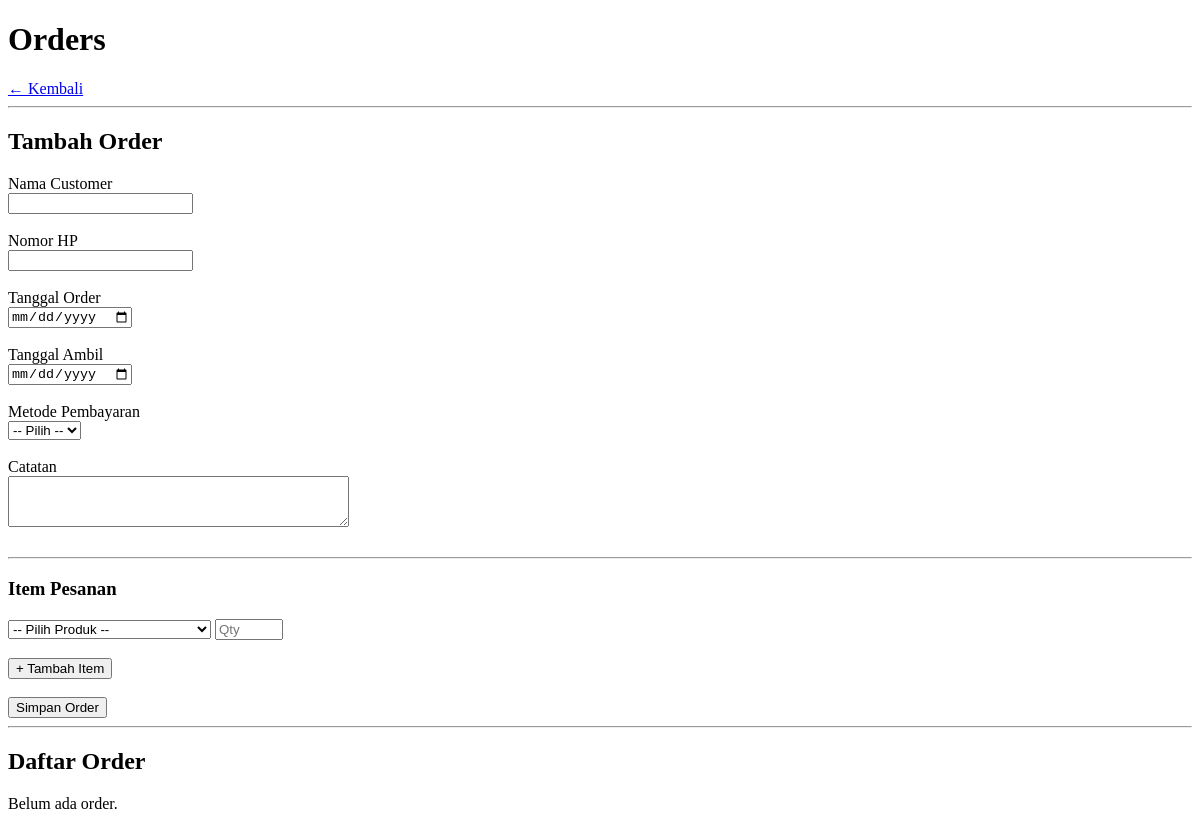
The page /orders on the database as committed earlier.
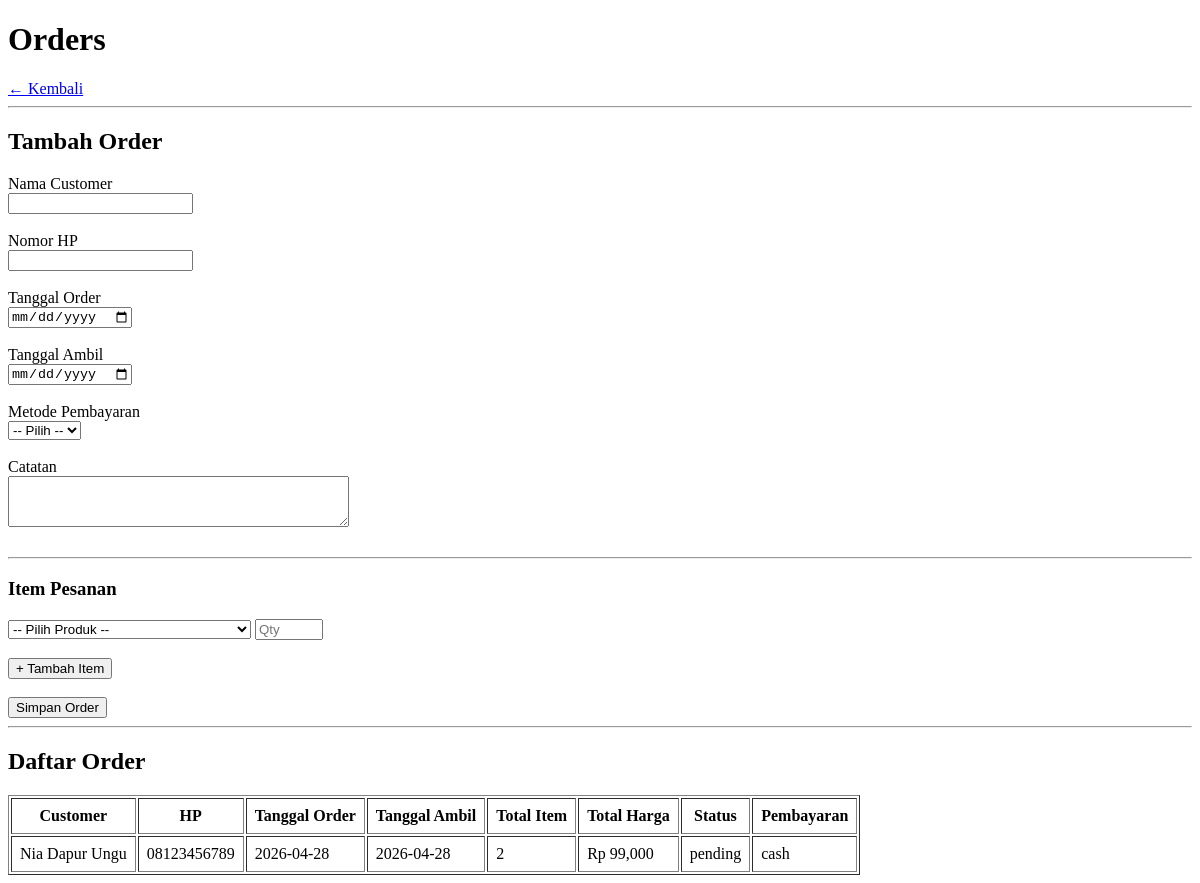
The same page on the database as committed later.
### tables this page shows
CREATE TABLE orders (
    id              INTEGER PRIMARY KEY AUTOINCREMENT,
    customer_name   TEXT NOT NULL,
    customer_phone  TEXT,
    order_date      TEXT NOT NULL,
    pickup_date     TEXT,
    status          TEXT DEFAULT 'pending',
    payment_method  TEXT NOT NULL,
    payment_status  TEXT DEFAULT 'unpaid',
    notes           TEXT,
    created_at      TEXT DEFAULT CURRENT_TIMESTAMP
);

### app.py (the view)
@app.route('/orders')
def orders():
    all_orders = get_all_orders()
    all_products = get_all_products()
    return render_template('orders.html', orders=all_orders, products=all_products)

### database/db.py (called while the page is built)
def get_connection():
    conn = sqlite3.connect(DB_PATH)
    conn.row_factory = sqlite3.Row
    conn.execute("PRAGMA foreign_keys = ON")
    return conn

def get_all_products():
    conn = get_connection()
    products = conn.execute(
        "SELECT * FROM products WHERE is_active = 1 ORDER BY name"
    ).fetchall()
    conn.close()
    return products

def get_all_orders():
    conn = get_connection()
    orders = conn.execute("""
        SELECT o.*,
               COUNT(oi.id) as total_items,
               SUM(oi.quantity * oi.price) as total_harga
        FROM orders o
        LEFT JOIN order_items oi ON o.id = oi.order_id
        GROUP BY o.id
        ORDER BY o.created_at DESC
    """).fetchall()
    conn.close()
    return orders

### templates/orders.html (shortened to what this page needs)
<!DOCTYPE html>
<html lang="id">
<head>
</head>
<body>
    <h1>Orders</h1>
    <a href="/">← Kembali</a>
    <hr>
    <h2>Tambah Order</h2>
    <form action="/orders/add" method="POST">
        <label>Nama Customer</label><br>
        <input type="text" name="customer_name" required><br><br>
        <label>Nomor HP</label><br>
        <input type="text" name="customer_phone"><br><br>
        <label>Tanggal Order</label><br>
        <input type="date" name="order_date" required><br><br>
        <label>Tanggal Ambil</label><br>
        <input type="date" name="pickup_date"><br><br>
        <label>Metode Pembayaran</label><br>
        <select name="payment_method" required>
            <option value="">-- Pilih --</option>
        </select><br><br>
        <label>Catatan</label><br>
        <textarea name="notes" rows="3" cols="40"></textarea><br><br>
        <hr>
        <h3>Item Pesanan</h3>
        <div id="items-container">
            <div class="item-row">
                <select name="product_id[]" required>
                    <option value="">-- Pilih Produk --</option>
                </select>
                <input type="number" name="quantity[]" placeholder="Qty" min="1" required style="width:60px">
            </div>
        </div>
        <br>
        <button type="button" onclick="addItem()">+ Tambah Item</button>
        <br><br>
        <button type="submit">Simpan Order</button>
    </form>
    <hr>
    <h2>Daftar Order</h2>
    {% if orders %}
    <table border="1" cellpadding="8">
        <thead>
            <tr>
                <th>Customer</th>
                <th>HP</th>
                <th>Tanggal Order</th>
                <th>Tanggal Ambil</th>
                <th>Total Item</th>
                <th>Total Harga</th>
                <th>Status</th>
                <th>Pembayaran</th>
            </tr>
        </thead>
        <tbody>
            {% for order in orders %}
            <tr>
                <td>{{ order['customer_name'] }}</td>
                <td>{{ order['customer_phone'] }}</td>
                <td>{{ order['order_date'] }}</td>
                <td>{{ order['pickup_date'] or '-' }}</td>
                <td>{{ order['total_items'] }}</td>
                <td>Rp {{ "{:,.0f}".format(order['total_harga'] or 0) }}</td>
                <td>{{ order['status'] }}</td>
                <td>{{ order['payment_method'] }}</td>
            </tr>
            {% endfor %}
        </tbody>
    </table>
    {% else %}
    <p>Belum ada order.</p>
    {% endif %}
</body>
</html>

Rows that differ between the two databases and show on the page:
added orders: customer_name "Nia Dapur Ungu", customer_phone "08123456789", order_date "2026-04-28", pickup_date "2026-04-28", total_items "2", order "99,000", status "pending", payment_method "cash"
Other text that changed with them:
text no longer shown: "Belum ada order."
text now shown: "Customer HP Tanggal Order Tanggal Ambil Total Item Total Harga Status Pembayaran"
